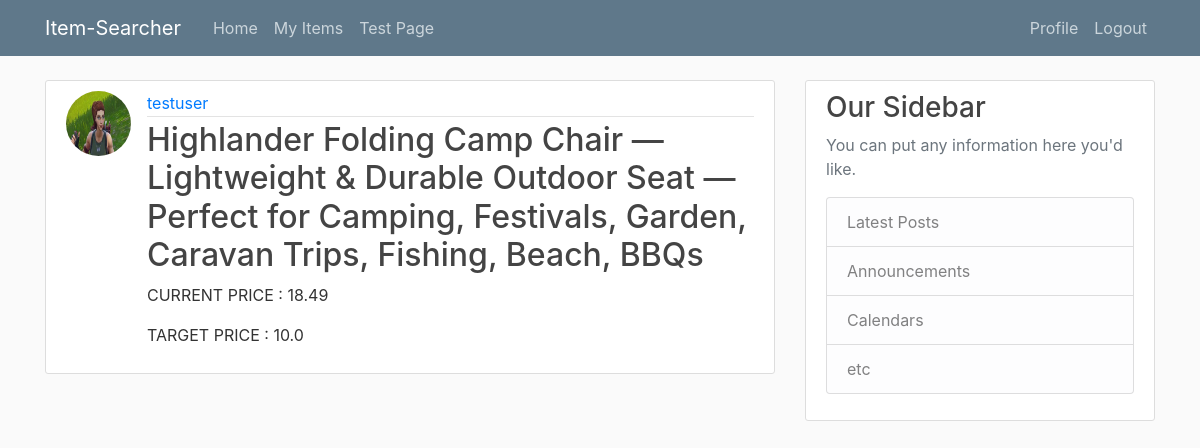
The page /list/ (signed in) on the database as committed earlier.
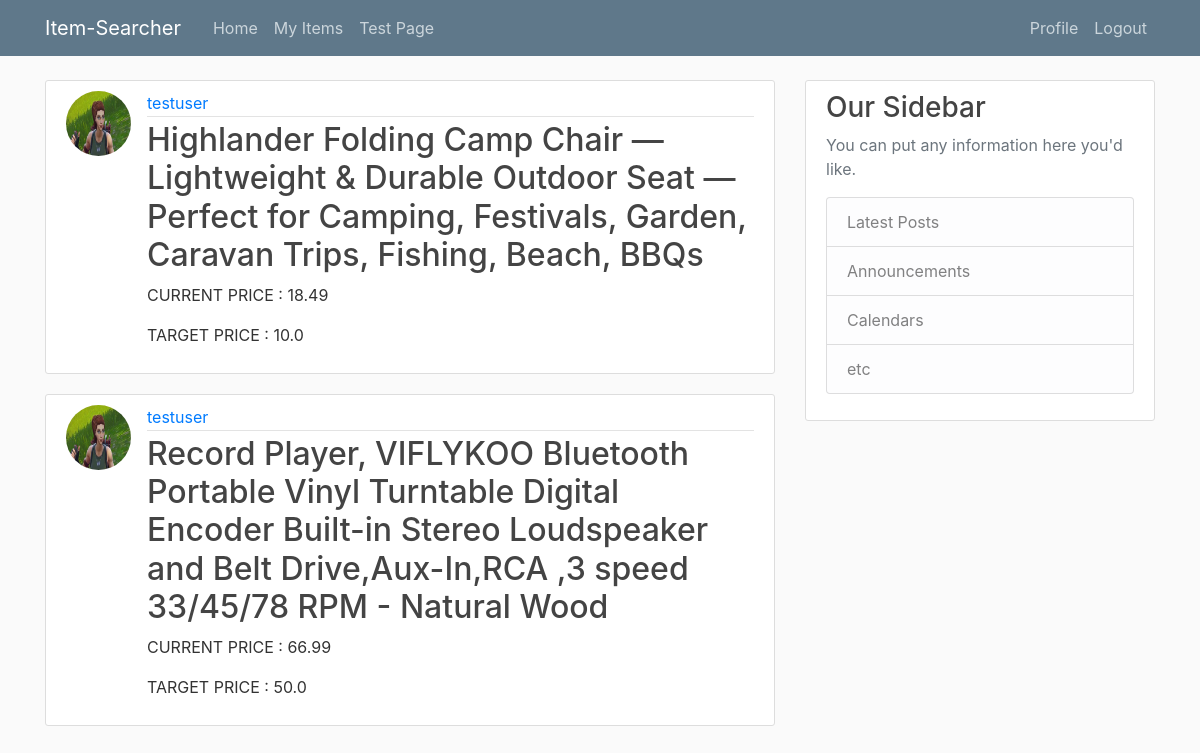
The same page on the database as committed later.
### item_searcher/models.py (models this page shows, shortened)
class TrackingDetails(models.Model):
    target_price = models.FloatField()
    item = models.ForeignKey(Item, on_delete=models.CASCADE)
    user = models.ForeignKey(User, on_delete=models.CASCADE)

class Item(models.Model):
    name = models.CharField(max_length=100)
    current_price = models.FloatField()
    url = models.CharField(max_length=100, default='')

### users/models.py (models this page shows, shortened)
class Profile(models.Model):
    user = models.OneToOneField(User,on_delete=models.CASCADE) #One to one relationship with user model
    image = models.ImageField(default='default.jpg', upload_to='profile_pics')

### item_searcher/views.py (the view)
# urls.py: path('list/', views.ItemListView.as_view(), name='item_searcher_list'),
class ItemListView(ListView):
    model = TrackingDetails
    context_object_name = 'tracking_details'
    template_name = 'item_searcher/list.html'
    def get_context_data(self, *, object_list=None, **kwargs):
        context = super().get_context_data(**kwargs)
        context['user_items'] = TrackingDetails.objects.all().filter(user=self.request.user)
        return context

### item_searcher/templates/item_searcher/list.html
{% extends "item_searcher/base.html" %}
{% block content %}
{% for item in user_items %}
        <article class="media content-section">
            <img class="rounded-circle article-img" src="{{ item.user.profile.image.url }}">
            <div class="media-body">
                <div class="article-metadata">
                    <a class="mr-2" href="#">{{ item.user }}</a>
                </div>
                <h2><a class="article-title" href="{% url 'item_searcher_detail' item.id %}">{{ item.item.name }}</a></h2>
                <p>CURRENT PRICE : {{ item.item.current_price }}</p>
                <p>TARGET PRICE : {{ item.target_price }}</p>
            </div>
        </article>
{% endfor %}
{% endblock content %}

### item_searcher/templates/item_searcher/base.html (shortened to what this page needs)
{% load static %}
<!DOCTYPE html>
<html lang="en">
<head>
    <link rel="stylesheet" href="https://maxcdn.bootstrapcdn.com/bootstrap/4.0.0/css/bootstrap.min.css"
>
    <link rel="stylesheet" type="text/css" href="{% static 'item_searcher/main.css' %}">
</head>
<body>
<header class="site-header">
    <nav class="navbar navbar-expand-md navbar-dark bg-steel fixed-top">
        <div class="container">
            <a class="navbar-brand mr-4" href="{% url 'item_searcher_home' %}">Item-Searcher</a>
            <div class="collapse navbar-collapse" id="navbarToggle">
                <div class="navbar-nav mr-auto">
                    {% if user.is_authenticated %}
                    <a class="nav-item nav-link" href="{% url 'item_searcher_home' %}">Home</a>
                    <a class="nav-item nav-link" href="{% url 'item_searcher_list' %}">My Items</a>
                    <a class="nav-item nav-link" href="{% url 'item_searcher_testing' %}">Test Page</a>
                    {% else %}
                    <a class="nav-item nav-link" href="{% url 'item_searcher_home' %}">Home</a>
                    {% endif %}
                </div>
                <div class="navbar-nav">
                    {% if user.is_authenticated %}
                    <a class="nav-item nav-link" href="{% url 'profile' %}">Profile</a>
                    <a class="nav-item nav-link" href="{% url 'logout' %}">Logout</a>
                    {% else %}
                    <a class="nav-item nav-link" href="{% url 'login' %}">Login</a>
                    <a class="nav-item nav-link" href="{% url 'register' %}">Register</a>
                    {% endif %}
                </div>
            </div>
        </div>
    </nav>
</header>
<main role="main" class="container">
    <div class="row">
        <div class="col-md-8">
            {% block content %}{% endblock %}
        </div>
        <div class="col-md-4">
            <div class="content-section">
                <h3>Our Sidebar</h3>
                <p class='text-muted'>You can put any information here you'd like.
                <ul class="list-group">
                    <li class="list-group-item list-group-item-light">Latest Posts</li>
                    <li class="list-group-item list-group-item-light">Announcements</li>
                    <li class="list-group-item list-group-item-light">Calendars</li>
                    <li class="list-group-item list-group-item-light">etc</li>
                </ul>
                </p>
            </div>
        </div>
    </div>
</main>
</body>
</html>

### item_searcher/static/item_searcher/main.css (style rules this page uses)
body { background: #fafafa; color: #333333; margin-top: 5rem; }
h1, h2, h3, h4, h5, h6 { color: #444444; }
ul { margin: 0; }
.bg-steel { background-color: #5f788a; }
.site-header .navbar-nav .nav-link { color: #cbd5db; }
.content-section { background: #ffffff; padding: 10px 20px; border: 1px solid #dddddd; border-radius: 3px; margin-bottom: 20px; }
.article-title { color: #444444; }
.article-img { height: 65px; width: 65px; margin-right: 16px; }
.article-metadata { padding-bottom: 1px; margin-bottom: 4px; border-bottom: 1px solid #e3e3e3 }

Rows that differ between the two databases and show on the page:
added TrackingDetails: user.profile.image (placeholder picture), user "testuser", item.name "Record Player, VIFLYKOO Bluetooth Portable Vinyl Turntable Digital Encoder Built-in Stereo Loudspeaker and Belt Drive,Aux-In,RCA ,3 speed 33/45/78 RPM - Natural Wood", item.current_price "66.99", target_price "50.0"
